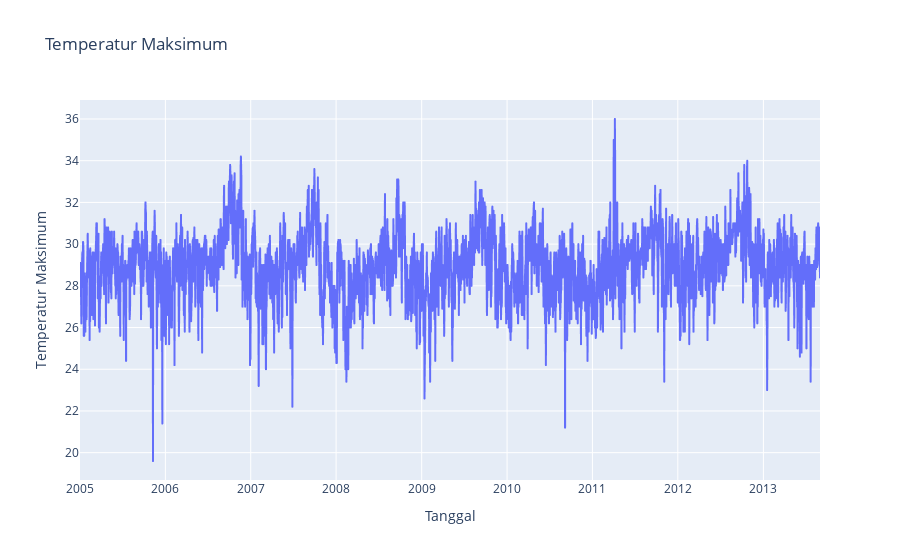

Notebook code for this chart:
### Code cell
"""
Plotting data temperatur maksimum
"""

fig = px.line(df, x='Tanggal', y='Temperatur Maksimum', title='Temperatur Maksimum')
fig.show()

### Figure 1 — Plotly figure (JSON) as saved in the notebook; plotly's stock layout.template omitted (floating-point values rounded to 4 significant figures; data arrays with more than 128 entries replaced by an {"elided": "..."} marker saying what was removed)
{"data": [{"hovertemplate": "Tanggal=%{x}<br>Temperatur Maksimum=%{y}<extra></extra>", "legendgroup": "", "line": {"color": "#636efa", "dash": "solid"}, "marker": {"symbol": "circle"}, "mode": "lines", "name": "", "showlegend": false, "type": "scattergl", "x": {"elided": "3165 str values"}, "xaxis": "x", "y": {"elided": "3165 float values"}, "yaxis": "y"}], "layout": {"legend": {"tracegroupgap": 0}, "title": {"text": "Temperatur Maksimum"}, "xaxis": {"anchor": "y", "domain": [0, 1], "title": {"text": "Tanggal"}}, "yaxis": {"anchor": "x", "domain": [0, 1], "title": {"text": "Temperatur Maksimum"}}}}
